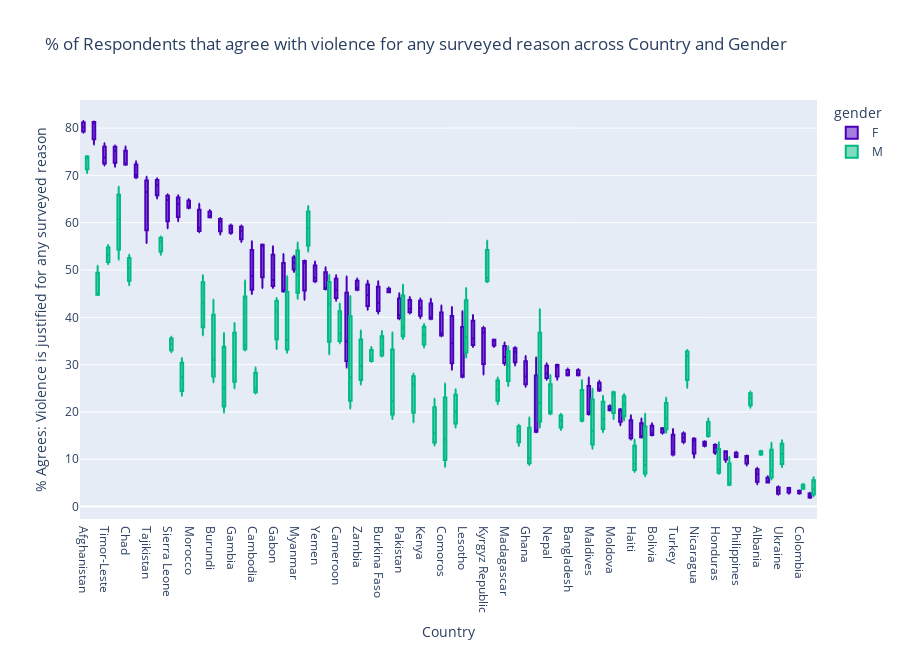

Write notebook code for a chart like this one.
### Markdown cell above
That's a lot better, now lets query results in order to make an exploratory data analysis acording to `Age` and `Education`.

### Code cell
# Examine Violence x gender
fig = px.box(survey_df.query("demographics_question == 'Age'").sort_values('violence_any_reason',ascending=False),
            x      = 'country',
            y      = 'violence_any_reason',
            color  = 'gender',
            title  = '% of Respondents that agree with violence for any surveyed reason across Country and Gender',
            color_discrete_sequence = ['#4a00ba','#00ba82'],
            height = 650
        )

fig.update_xaxes(title='Country')
fig.update_yaxes(title='% Agrees: Violence is justified for any surveyed reason')
fig.show()

### Figure 1 — Plotly figure (JSON) as saved in the notebook; plotly's stock layout.template omitted (floating-point values rounded to 4 significant figures; data arrays with more than 128 entries replaced by an {"elided": "..."} marker saying what was removed)
{"data": [{"alignmentgroup": "True", "hovertemplate": "gender=F<br>country=%{x}<br>violence_any_reason=%{y}<extra></extra>", "legendgroup": "F", "marker": {"color": "#4a00ba"}, "name": "F", "notched": false, "offsetgroup": "F", "orientation": "v", "showlegend": true, "type": "box", "x": {"elided": "210 str values"}, "x0": " ", "xaxis": "x", "y": {"elided": "210 float values"}, "y0": " ", "yaxis": "y"}, {"alignmentgroup": "True", "hovertemplate": "gender=M<br>country=%{x}<br>violence_any_reason=%{y}<extra></extra>", "legendgroup": "M", "marker": {"color": "#00ba82"}, "name": "M", "notched": false, "offsetgroup": "M", "orientation": "v", "showlegend": true, "type": "box", "x": {"elided": "174 str values"}, "x0": " ", "xaxis": "x", "y": {"elided": "174 float values"}, "y0": " ", "yaxis": "y"}], "layout": {"boxmode": "group", "height": 650, "legend": {"title": {"text": "gender"}, "tracegroupgap": 0}, "title": {"text": "% of Respondents that agree with violence for any surveyed reason across Country and Gender"}, "xaxis": {"anchor": "y", "domain": [0, 1], "title": {"text": "Country"}}, "yaxis": {"anchor": "x", "domain": [0, 1], "title": {"text": "% Agrees: Violence is justified for any surveyed reason"}}}}
